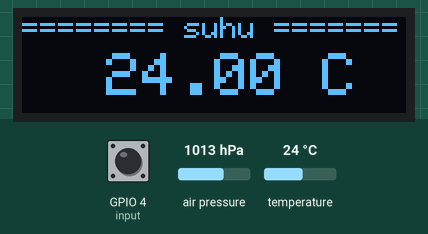
Simulated run of this sketch. Board: ESP32. Shown: 128×32 one-colour display. The inputs (shaded band) are chosen by the test bench; at power-on: temperature 24 °C, GPIO 4 (input) HIGH, air pressure 1013 hPa.

Above: at 3.2 s.
3.3 s: temperature set to 12 °C
At 4.5 s:
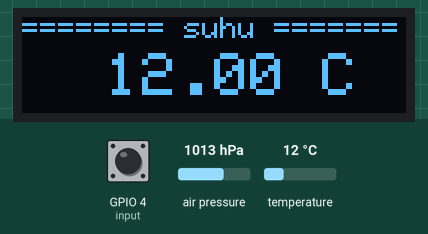
4.8 s: temperature set to 19 °C
At 5.5 s:
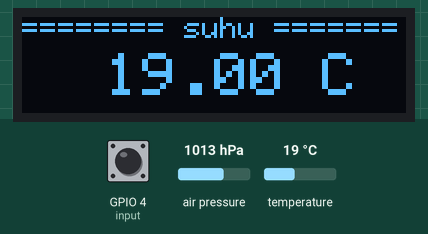
6.3 s: temperature set to 28 °C
At 6.8 s:
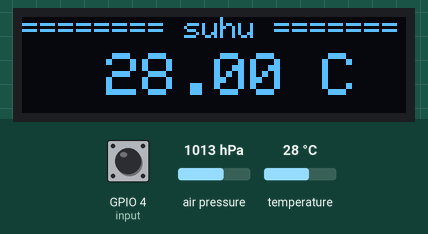
7.8 s: GPIO 4 (input) pulsed LOW 5 times (0.12 s each, 0.3 s apart)
At 10.3 s:
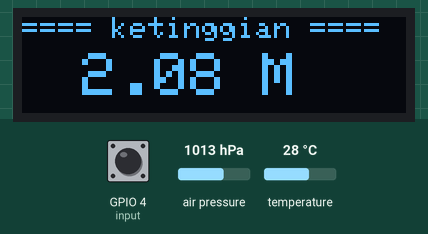
Timing chart, 0 to 11.8 s (numbered marks = the images above; inputs shaded):
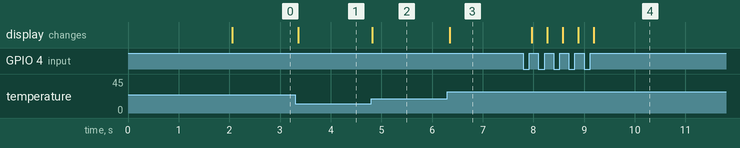

Measured:
- after the input at 3.3 s, the display: changes after 0.06 s (image 1)
- after the input at 4.8 s, the display: changes at once (image 2)
- after the input at 6.3 s, the display: changes after 0.05 s (image 3)
- after the input at 7.8 s, the display: first changes after 0.16 s (image 4 shows a later state)

The sketch:

Source.ino
```cpp
#include <Wire.h>
#include <Adafruit_GFX.h>
#include <Adafruit_SSD1306.h>
#include <SPI.h>
#include <Adafruit_BMP280.h>

// Pengaturan pin ini khusus untuk Esp32 devkit v1

//Pengaturan untuk koneksi pin BMP280
#define MISO (19)
#define MOSI (23)
#define SCK (18)
#define CS (5)

//pengaturan untuk module SSD1306
#define width (128)
#define height (32)

Adafruit_BMP280 sensor(CS, MOSI, MISO, SCK); // Sensor bmp280 menggunakan protokol SPI
Adafruit_SSD1306 oled(width, height, &Wire, -1); // Module oled SSD1306 menggunakan protokol I2C

const int input = 4;    // Untuk pin input dari button
int tekanan;            // Untuk menampung nilai dari pressure dalam tipe data int
bool logic1 = false;    // Untuk logika page pertama
bool logic2 = false;    // Untuk logika page kedua
int logic3 = -1;        // Untuk menampung nilai page

void setup(){
  pinMode(input, INPUT); // Menetapkan pin input sebagai INPUT
  sensor.begin(); // Memulai sensor bmp280
  sensor.setSampling(Adafruit_BMP280::MODE_NORMAL,
                  Adafruit_BMP280::SAMPLING_X2,
                  Adafruit_BMP280::SAMPLING_X16,
                  Adafruit_BMP280::FILTER_X16,
                  Adafruit_BMP280::STANDBY_MS_500);

  oled.begin(SSD1306_SWITCHCAPVCC, 0x3C); // Memulai module SSD1306

  oled.clearDisplay();       // Menghapus semua yang ditampilkan layar
  oled.setTextColor(WHITE);  // Mengatur warna tampilan text
  oled.setCursor(20, 12);    // Mengatur titik koordinat text
  oled.setTextSize(2);       // Mengatur ukuran text
  oled.print("NokariyU");    // Menampilkan teks
  oled.display();

  delay(2000);


}

void loop(){

  logic2 = logic1; // logic2 sama dengan logic1
  logic1 = digitalRead(input) == 1; // logic satu adalah nilai dari input

  if(logic1 == 0){                  // jika logic1 sama dengan 0
    logic2 = logic1;                // maka logic2 sama dengan logic1
  }

  if(logic1 != logic2){            // jika logic1 tidak sama dengan logic2
    logic3++;                    // maka logic3 akan bertambah 1

    if(logic3 > 2){               // jika logic tiga lebih dari 2
      logic3 = 0;                // maka logic3 kembali ke 0
    }

  }

  oled.clearDisplay();
  oled.setTextSize(1);
  oled.setTextColor(WHITE);
  oled.setCursor(0, 0);

  switch (logic3){          // jika logic3 bernilai......

    case 0:                  // 0
      oled.println("======== suhu =======");
      oled.setTextSize(2);
      oled.setCursor(28, 12);
      oled.print(sensor.readTemperature());  // Menampilkan hasil pembacaan temperrature
      oled.println(" C");
      oled.display();
      break;

    case 1:             // 1
      tekanan = sensor.readPressure() /1;  // mengubah tipe data float menjadi int
      oled.println("====== tekanan ======");
      oled.setTextSize(2);
      oled.setCursor(20, 12);
      oled.print(tekanan);              // menampilkan pressure
      oled.println(" Pa");
      oled.display();
      break;

    case 2:
      oled.println("==== ketinggian ====");
      oled.setTextSize(2);
      oled.setCursor(20, 12);
      oled.print(sensor.readAltitude(1013.25));       // menampilkan ketinggian
      oled.println(" M");
      oled.display();
      break;

    default:
      break;
  }
  oled.display();
  delay(50);
}
```
